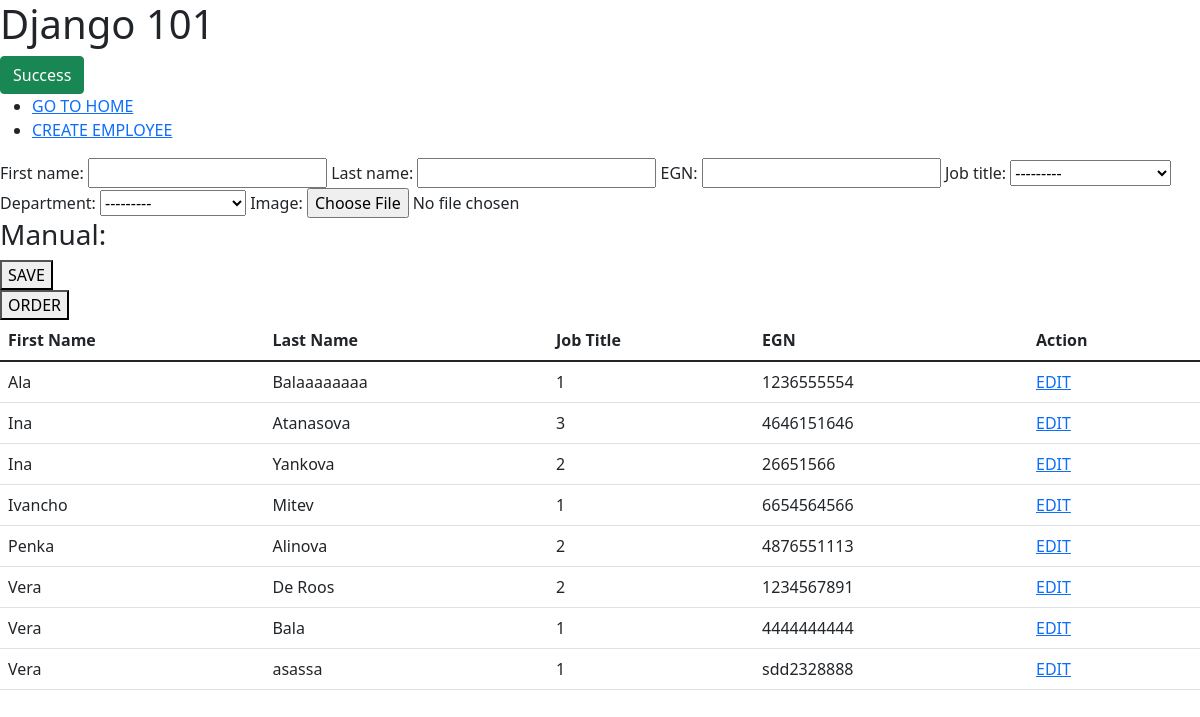
Screenshot of /employees/create/ with the database file from the repository.
### models_urls/employees/models.py (models this page shows)
class Employees(models.Model):
    SOFT_UNI = 'SoftUni'
    GOOGLE = 'Google'
    FACEBOOK = 'Facebook'
    COMPANIES = (SOFT_UNI, GOOGLE, FACEBOOK)
    first_name = models.CharField(
        max_length=30,
        null=True
    )
    last_name = models.CharField(
        max_length=40,
        null=True,
        blank=True,
    )
    egn = models.CharField(
        max_length=10,
        unique=True,
        null=True,
        verbose_name='EGN',
        validators=(
            validators.MinLengthValidator(10),
        ),
    )
    job_title = models.IntegerField(
        choices=(
            (1,'Software Engineer'),
            (2, 'Dev Ops'),
            (3, 'QA')
        ),
        null=True
    )
    department = models.ForeignKey(
        Department,
        on_delete=models.CASCADE,
        null=True
    )
    image = models.ImageField(
        null=True,
        blank=True,
        upload_to= 'profiles'
    )
    class Meta:
        ordering = ('first_name', '-last_name') #initial ordering is by first name, can use more than one arg and desc ord is done with a -

### models_urls/employees/views.py (the view)
# urls.py: path('create/', create_employee, name='create employee'),
def create_employee(request):
    if request.method == "POST":
        employee_form = EmployeeForm(request.POST, request.FILES)
        if employee_form.is_valid():
            employee_form.save()
            return redirect('index')
    else:
        employee_form = EmployeeForm()
    employee_order_form= EmployeeOrderForm(request.GET)
    employee_order_form.is_valid()
    order_by = employee_order_form.cleaned_data.get('order_by', 'first_name') #from the class not here
    context = {
        'employee_form': employee_form,
        'employees': Employees.objects.order_by(order_by).all(),
        'employee_order_form': employee_order_form,
    }
    return render(request, 'create.html', context)

### models_urls/employees/views.py
class EmployeeForm(forms.ModelForm):
    class Meta:
        model = Employees
        fields = '__all__'

class EmployeeOrderForm(forms.Form):
    order_by = (
        ('first_name', 'First name'),
        ('last_name', 'Last name'),
    )
    required = False

### models_urls/employees/models.py (called while the page is built)
    def __str__(self):
        return self.name

### models_urls/employees/templates/create.html (shortened to what this page needs)
{% extends 'base/base.html' %}
{% block content %}
    <form method="post" action="{% url 'create employee' %}">
        {{ employee_form }}
        <h3>Manual:</h3>
        <button>SAVE</button>
    </form>
    <form method="get" action="{% url 'create employee' %}">
      <button>ORDER</button>
      </form>
<table class="table">
  <thead>
    <tr>
      <th scope="col">First Name</th>
      <th scope="col">Last Name</th>
      <th scope="col">Job Title</th>
      <th scope="col">EGN</th>
      <th scope="col">Action</th>
    </tr>
  </thead>
  <tbody>
  {% for employee in employees %}
            <tr>
                <td> {{ employee.first_name }}</td>
                <td> {{ employee.last_name }}</td>
                <td> {{ employee.job_title }}</td>
                <td> {{ employee.egn }}</td>
                <td> <a href="{% url 'edit employee' employee.pk %}">EDIT</a> </td>
            </tr>
  {% endfor %}
  </tbody>
</table>
{% endblock %}

### templates/base/base.html (shortened to what this page needs)
{% load static %}
<!DOCTYPE html>
<html lang="en">
<head>
    <link href="https://cdn.jsdelivr.net/npm/bootstrap@5.1.3/dist/css/bootstrap.min.css" rel="stylesheet"
>
</head>
<body>
<h1>Django 101</h1>
<button type="button" class="btn btn-success">Success</button>
<ul>
<li><a href="{% url 'index' %}">GO TO HOME</a></li>
<li><a href="{% url 'create employee' %}">CREATE EMPLOYEE</a></li>
    </ul>
{% block content %}
{% endblock %}
</body>
</html>

### rows the page displays
Employees: first_name "Ala", last_name "Balaaaaaaaa", job_title "1", egn "1236555554"
Employees: first_name "Ina", last_name "Atanasova", job_title "3", egn "4646151646"
Employees: first_name "Ina", last_name "Yankova", job_title "2", egn "26651566"
Employees: first_name "Ivancho", last_name "Mitev", job_title "1", egn "6654564566"
Employees: first_name "Penka", last_name "Alinova", job_title "2", egn "4876551113"
Employees: first_name "Vera", last_name "De Roos", job_title "2", egn "1234567891"
Employees: first_name "Vera", last_name "Bala", job_title "1", egn "4444444444"
Employees: first_name "Vera", last_name "asassa", job_title "1", egn "sdd2328888"
